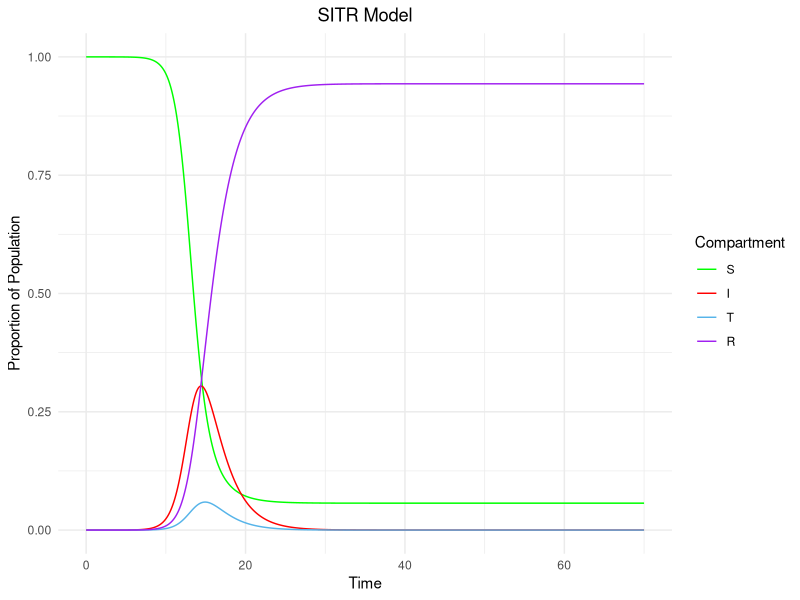
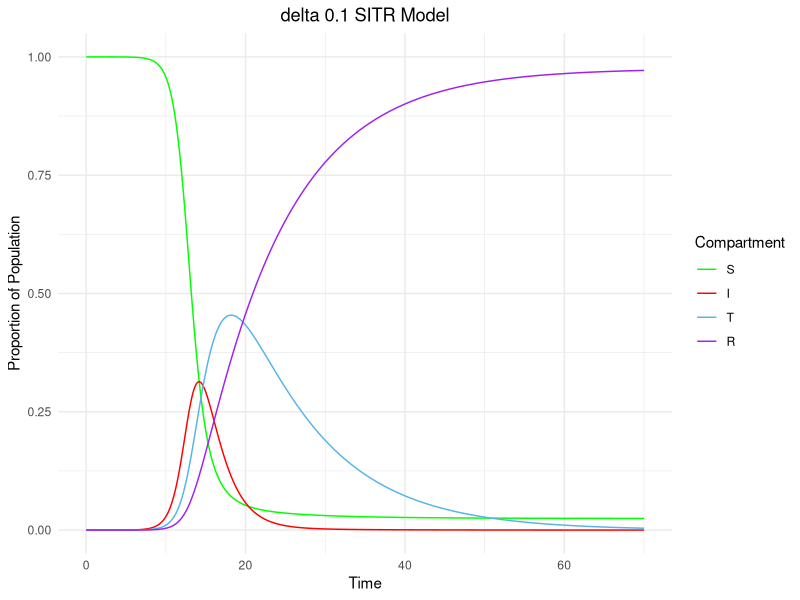
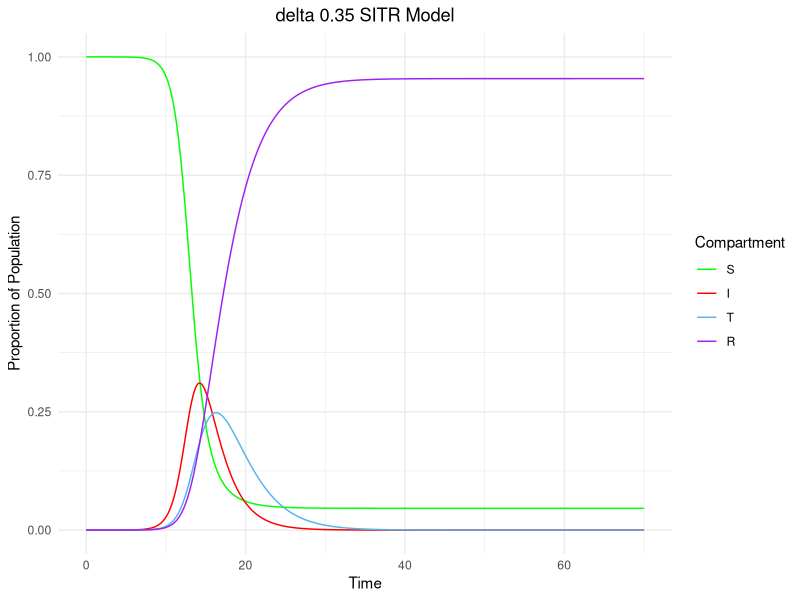
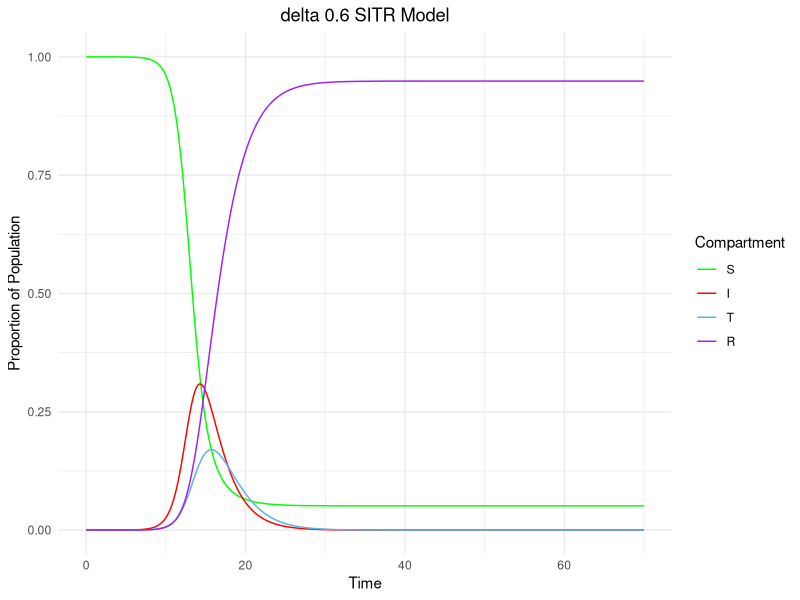
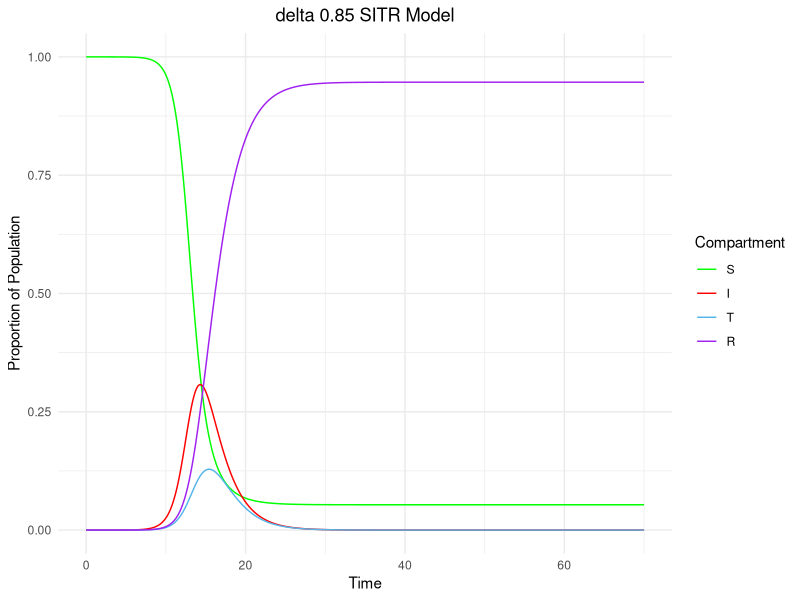
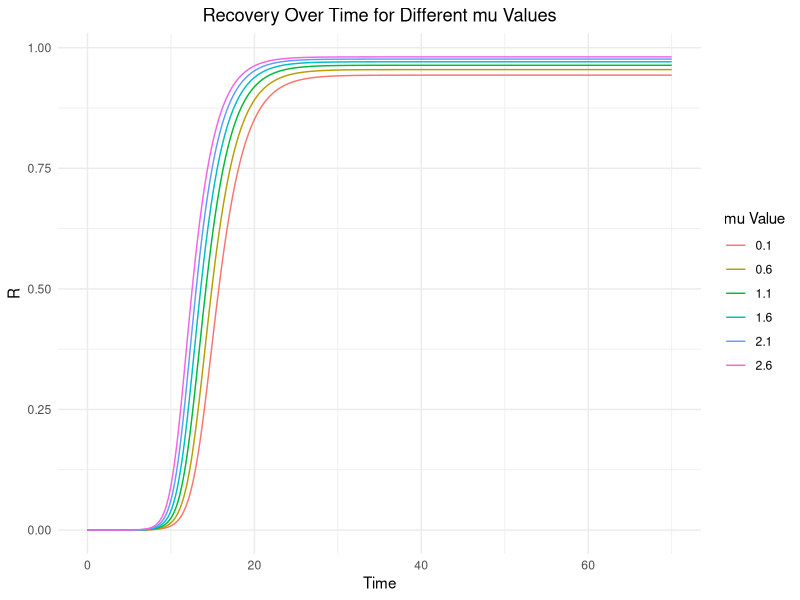
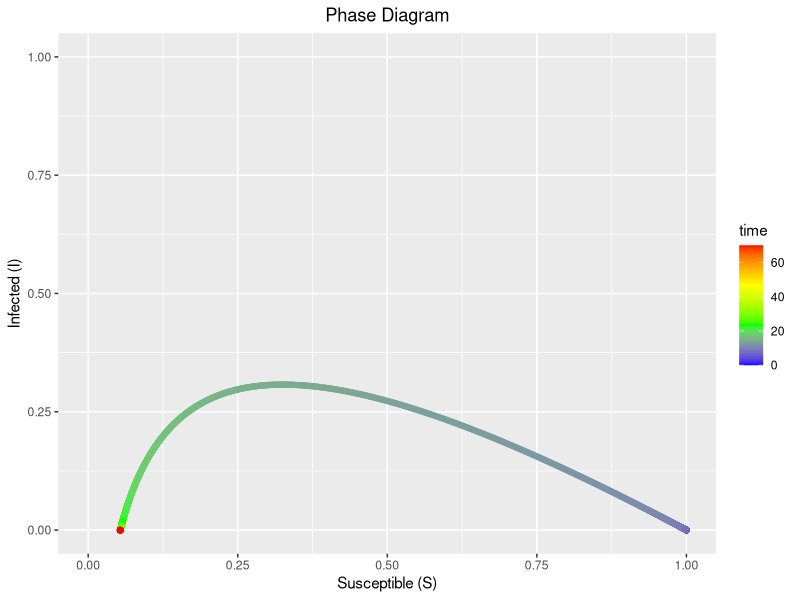

The R source for these figures, in order:
# loading libraries
library(deSolve)
library(reshape2)
library(ggplot2)

# defining sir function:
# β: beta infection rate for untreated individuals
# δ: delta recovery rate for treated infected individuals
# ϵ: epsilon rate at which treated individuals revert to the infected compartment
# γ: gamma recovery rate for untreated infected individuals
# μ: mu infection rate for treated individuals
# θ: theta treatment initiation rate for infected individuals

sir <- function(time, state, parameters) {
  with(as.list(c(state, parameters)), {
    dS <- -(beta * I + mu * T) * S 
    dI <- (beta * I + mu * T)* S - (gamma + theta) * I + epsilon * T
    dT <- theta * I - (epsilon + delta) * T
    dR <- gamma * I + delta * T
    return(list(c(dS, dI, dR, dT)))
  })
}

# initial proportions in each compartment
init <- c(S = 0.999999, 
          I = 0.000001, 
          R = 0, 
          T = 0)

# set parameters
parameters <- c(beta = 1.5, 
                delta = 2, 
                epsilon = 0, 
                gamma = 0.1,
                mu = 0.1,
                theta = 0.4 
                )

# set time frame
times <- seq(0, 70, by = 0.01)

# solve using ode
out <- ode(y = init, times = times, func = sir, parms = parameters)

# convert to a data frame
out <- as.data.frame(out)
head(out)
out_long <- melt(out, id.vars = "time", measure.vars = c("S", "I", "T", "R"), 
                 variable.name = "Compartment", value.name = "value")
names(out_long) = c("time","Compartment","value")

##############################
####part 1: plotting graph####
##############################

ggplot(data = out_long, aes(x = time, y = value / max(value))) +
  geom_line(aes(col = Compartment, group = Compartment)
            #, size = 1.2
            ) +
  labs(title = "SITR Model") +
  xlab("Time") +
  ylab("Proportion of Population") +
  scale_color_manual(values = c("#00FF00", "#FF0000", "#56B4E9", "#A020F0")) +
  theme_minimal() +
  theme(plot.title = element_text(hjust = 0.5)) +
  ylim(0, 1)

###########################################################
####part 2: varying parameters to check for its effects####
###########################################################

plot_list <- list()

parameters <- c(beta = 1.5, 
                delta = 2, 
                epsilon = 0, 
                gamma = 0.1,
                mu = 0.1,
                theta = 0.4 
)

varied_parameter <- "delta"
# "delta"  seq(0.1, 1, by = 0.25)

# varied_parameter <- "mu"
# "mu"  seq(0.1, 1.5, by = 0.1)

# Loop through different values of varied_parameter
for (val in  seq(0.1, 1, by = 0.25)) {
  # Update the delta parameter
  parameters[varied_parameter] <- val
  
  # Solve the differential equations
  out <- ode(y = init, times = seq(0, 70, by = 0.01), func = sir, parms = parameters)
  
  # Convert to a data frame
  out <- as.data.frame(out)
  
  out_long <- melt(out, id.vars = "time", measure.vars = c("S", "I", "T", "R"), 
                   variable.name = "Compartment", value.name = "value")
  
  names(out_long) <- c("time", "Compartment", "value")

  # Plotting graph
  plot_obj <- ggplot(data = out_long, aes(x = time, y = value / max(value))) +
    geom_line(aes(col = Compartment, group = Compartment)#, size = 1.2
              ) + labs(title = paste(varied_parameter, val,"SITR Model")) +
    xlab("Time") +
    ylab("Proportion of Population") +
    scale_color_manual(values = c("#00FF00", "#FF0000", "#56B4E9", "#A020F0")) +
    theme_minimal() +
    theme(#text = element_text(size = 20),
          plot.title = element_text(hjust = 0.5)) +
    ylim(0, 1)
  
  # Store the plot object in the list
  plot_list[[as.character(val)]] <- plot_obj
}

# Display the plots
for (i in seq_along(plot_list)) {
  print(plot_list[[i]])
}

# to delete all the plots:
# dev.off(dev.list()["RStudioGD"])

#############################################################################################################################
####part 3: plotting Recover for different parameter to visualize the effect of changes in parameter to the model dynamic####
#############################################################################################################################

# Function to vary parameters
vary_parameter <- function(param_name, param_values, init, times) {
  results <- data.frame()
  
  for (val in param_values) {
    parameters <- c(beta = 1.5, gamma = 0.1, delta = 2, theta = 0.4, epsilon = 0, mu = 0.1) # Initial parameters for the function
    parameters[param_name] <- val
    
    out <- ode(y = init, times = times, func = sir, parms = parameters)
    out_long <- melt(as.data.frame(out), id.vars = "time", measure.vars = c("S", "I", "T", "R"), 
                     variable.name = "Compartment", value.name = "value")
    out_long[[param_name]] <- val
    results <- rbind(results, out_long)
  }
  
  return(results)
}

# Initial proportions in each compartment
init <- c(S = 0.999999, I = 0.000001, R = 0, T = 0)

# Time frame
times <- seq(0, 70, by = 0.01)

# Varying parameter and its sequence
param_name <- "mu"  # parameter to vary
param_values <- seq(0.1, 2.6, by = 0.5)  # set sequence to vary the parameter by

# param_name <- "delta"  # parameter to vary
# param_values <- seq(0.1, 1, by = 0.25)  # set sequence to vary the parameter by

# Generate results for varying parameter
results <- vary_parameter(param_name, param_values, init, times)

# Plotting
ggplot(results[results$Compartment == "R",], aes(x = time, y = value, color = as.factor(.data[[param_name]]))) +
  geom_line() +
  labs(x = "Time", y = "R", color = paste(param_name, "Value")) +
  theme_minimal() +
  ggtitle(paste("Recovery Over Time for Different", param_name, "Values")) +
  theme(plot.title = element_text(hjust = 0.5))


#############################
####part 4: phase diagram####
#############################

# Plotting Infected (I) against Susceptible (S)
ggplot(data = out, aes(x = S, y = I, color = time)) +
  geom_point() +
  labs(title = "Phase Diagram") +
  xlab("Susceptible (S)") +
  ylab("Infected (I)") +
  scale_color_gradientn(colors = c("blue", "green", "yellow", "red")) + 
  theme(plot.title = element_text(hjust = 0.5)) +
  xlim(0, 1) +
  ylim(0, 1)
